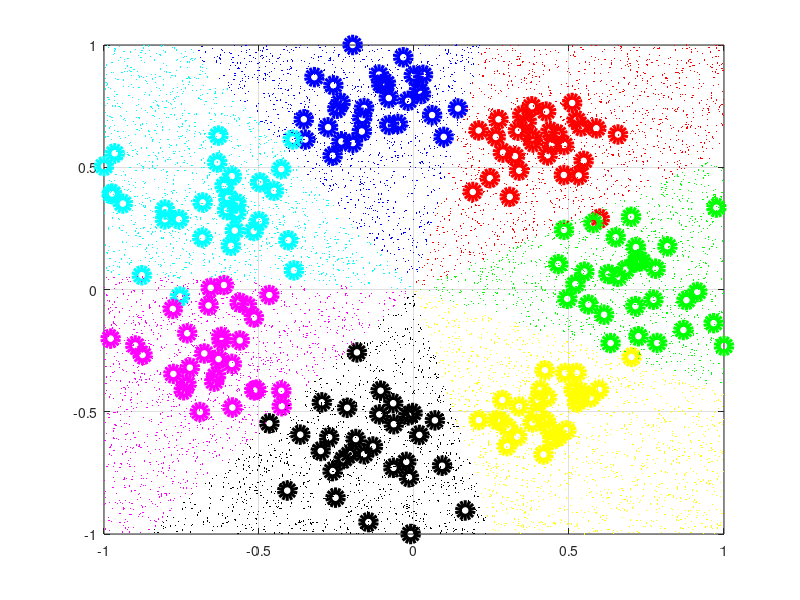

The MATLAB source for this figure:
clear 
close all
clc

%%
nc = 30;
c = 7;
r = 5;
X = [];
Y = [];
for i = 1:c
    theta = i*(2*pi/c);
    X = [X; randn(nc,1)+r*cos(theta), randn(nc,1)+r*sin(theta)]; %#ok<AGROW>
    Y = [Y; i*ones(nc,1)]; %#ok<AGROW>
end
[n, d] = size(X);

%%
for i = 1:d
    mi = min(X(:,i));
    ma = max(X(:,i));
    di = ma - mi;
    X(:,i) = 2*(X(:,i)-mi)/di-1; %#ok<SAGROW>
end

%%
colors = 'rbcmkyg';
figure, box on, grid on, hold on
for i = 1:c
    plot(X(Y==i,1),X(Y==i,2),['o',colors(i)],'MarkerSize',10,'linewidth',5)
end

%%
lambda = 1;
W = [];
for i1 = 1:c
    for i2 = i1+1:c
        cp = Y == i1;
        cm = Y == i2;
        all = cp | cm;
        Ytmp = cp*1 + cm*(-1);
        W = [W, (X(all,:)'*X(all,:)+lambda*eye(d))\(X(all,:)'*Ytmp(all))]; %#ok<AGROW>
    end
end

%%
ns = 10000;
XS = 2*rand(ns,d)-1;
YS = zeros(ns,c*(c-1)/2);
i3 = 0;
for i1 = 1:c
    for i2 = i1+1:c
        i3 = i3 + 1;
        YS(:,i3) = XS*W(:,i3);
        YS(:,i3) = (YS(:,i3)>=0)*i1+(YS(:,i3)<0)*i2;
    end
end
YS = mode(YS,2);

%%
for i = 1:c
    plot(XS(YS==i,1),XS(YS==i,2),['.',colors(i)],'MarkerSize',1)
end